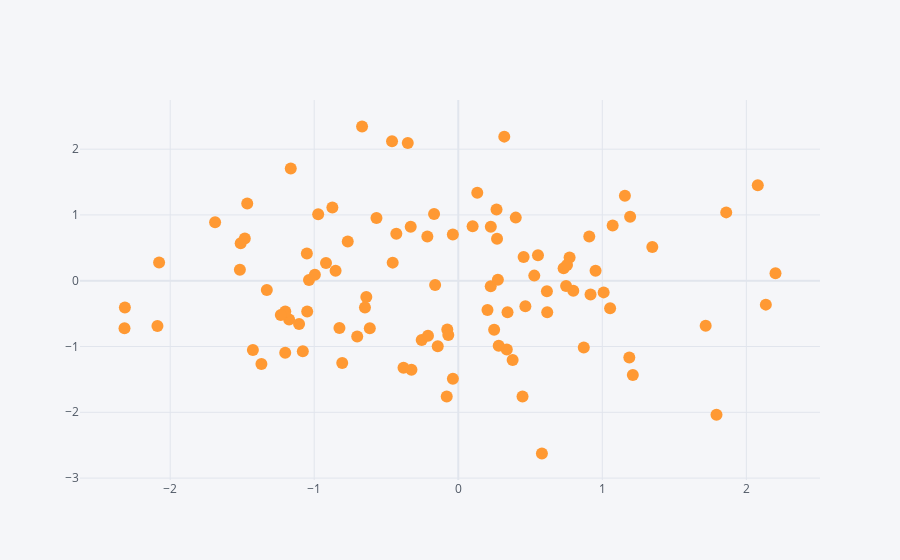

Notebook cell for this chart:
### Markdown cell above
Acima, eu tentei fazer um Scatterplot, semelhante ao que fizemos no Seaborn, porém veja que a plotagem acima não faz muito sentido. Isso porque faltou eu especificar o argumento **mode**. Veja abaixo:

### Code cell
df.iplot(kind='scatter', x='A', y='B', mode='markers')
